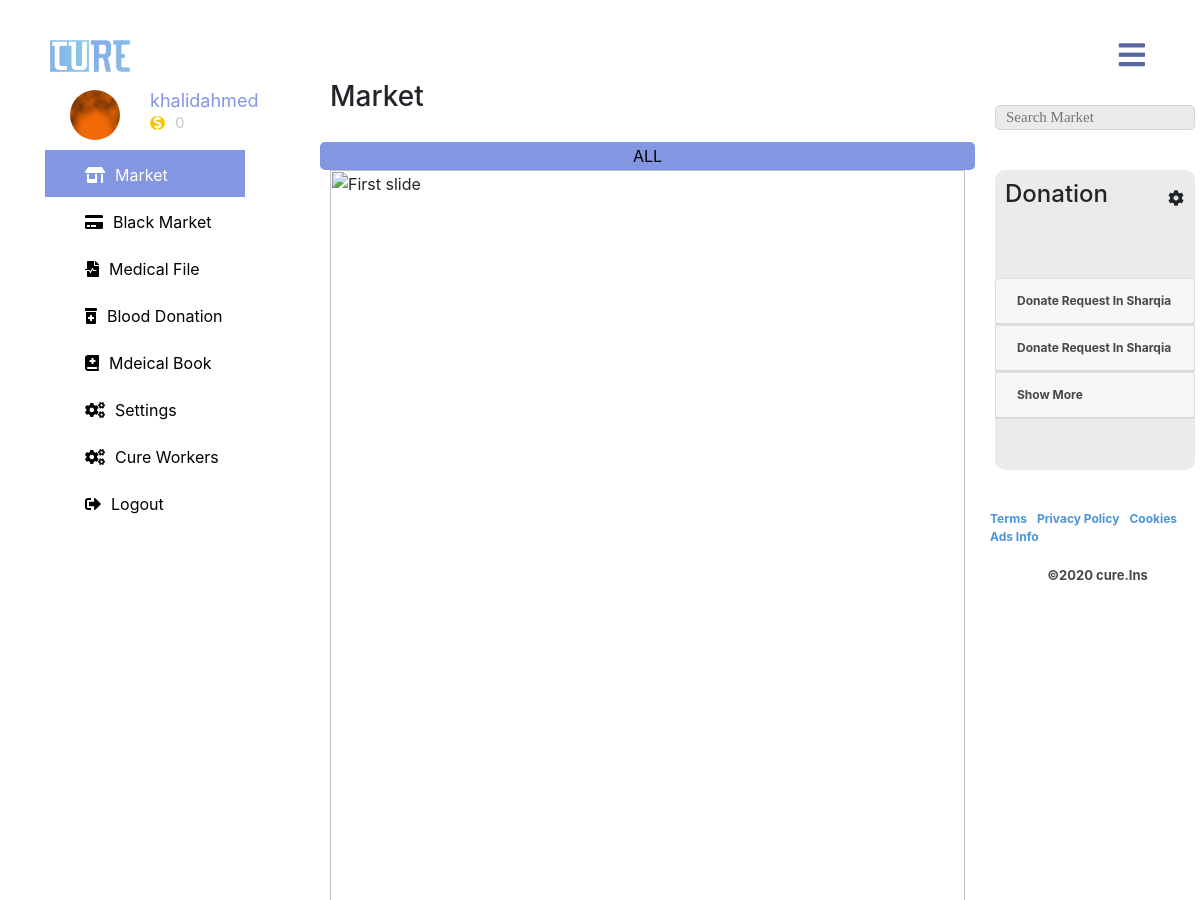
The app's page /cure-app/index.php (signed in, upper part), older data.
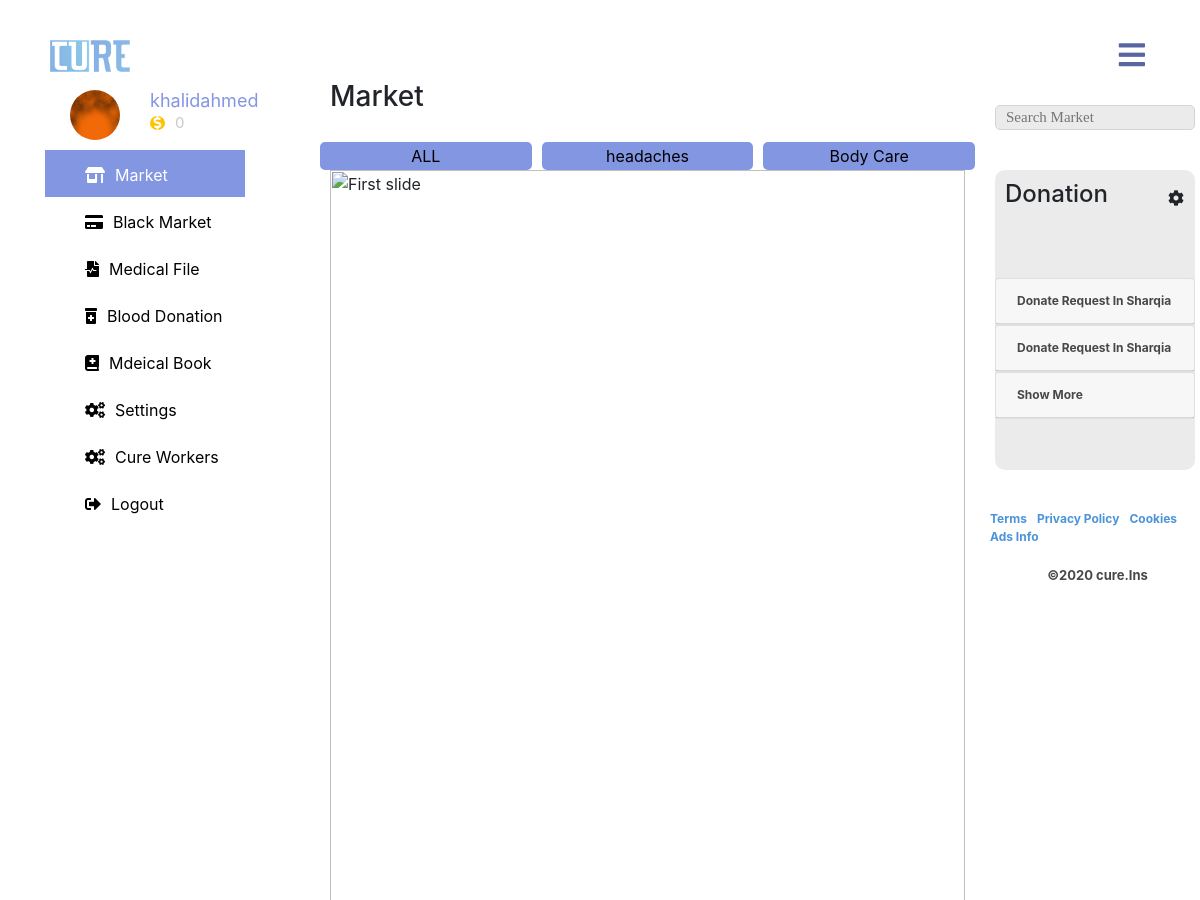
The same page, newer data.
### tables this page shows
CREATE TABLE `cure_users` (
  `patient_id` int(11) NOT NULL,
  `patient_username` varchar(255) NOT NULL,
  `patient_email` varchar(255) NOT NULL,
  `patient_password` varchar(60) NOT NULL,
  `patient_salt` varchar(255) NOT NULL,
  `patient_hashedpassword` varchar(255) NOT NULL,
  `patient_phone` varchar(16) NOT NULL,
  `patient_gender` tinyint(4) NOT NULL DEFAULT '0',
  `patient_birthdate` varchar(60) NOT NULL,
  `patient_nationality` varchar(60) NOT NULL,
  `patient_address` varchar(255) NOT NULL,
  `patient_e_coins` int(11) NOT NULL DEFAULT '0',
  `patient_donation_status` tinyint(4) NOT NULL DEFAULT '0',
  `patient_account_status` tinyint(4) NOT NULL DEFAULT '0',
  `patient_registerdate` timestamp NOT NULL DEFAULT CURRENT_TIMESTAMP,
  `patient_image_code` varchar(255) NOT NULL,
  `worker_account_type` tinyint(4) NOT NULL DEFAULT '0',
  `worker_category_id` int(11) DEFAULT NULL
);

CREATE TABLE `products_categories` (
  `category_id` int(11) NOT NULL,
  `category_name` varchar(255) NOT NULL
);

### cure-app/classes/database.php (called while the page is built, shortened)
<?php
class database {
    private static $_instance = null ;
    private $_pdo,
            $_query,
            $_error  = false,
            $_results,
            $_count = 0 ;
    private function __construct (){
        try{
            $this -> _pdo = new PDO('mysql:host='.config::get('mysql/host').';dbname=' . config::get('mysql/db'), config::get('mysql/username') ,config::get('mysql/password'));
        }catch(PDOexception $e){
            die($e->getMessage());
        }
    }
    public static function  getInstance () {
        if ( !isset(self::$_instance) ){
            self::$_instance = new database();
        }
        return self::$_instance;
    }
    public function query( $sql , $params = array() ){
        $this -> _error = false ;
        if ($this->_query  = $this->_pdo->prepare($sql)) {
            $x = 1 ;
            if ( count($params) ){
                foreach($params as $param ){
                    $this -> _query->bindValue($x , $param);
                    $x++;
                }
            }
            if ($this->_query->execute()){
                $this->_results = $this->_query->fetchAll(PDO::FETCH_OBJ);
                $this->_count = $this->_query->rowCount();
            }else{
                $this->_error = true ;
            }
        }
        return $this;
    }
    public function action ($action , $table , $where = array()) {
        if ( count($where) == 3 ){
            $operators = array ("=",">","<","<=",">=");
            $field      = $where[0];
            $operator   = $where[1];
            $value      = $where[2];
            if ( in_array($operator,$operators)){
                $sql = "{$action} FROM {$table} WHERE {$field} {$operator} ? ";
                if ( !$this->query($sql,array($value))->error() ){
                    return $this;
                }
            }
        }
        return false;
    }
    public function get ($table,$where) {
        return $this->action('SELECT *',$table,$where);
    }
    public function results(){
        return $this->_results;
    }
    public function first() {
        return $this->results()[0];
    }
    public function error(){
        return $this->_error;
    }
    public function count(){
        return $this->_count;
    }
}

### cure-app/classes/config.php (called while the page is built)
<?php
class config {
    public static function get($path = null ){
        if ( $path ){
            $config = $GLOBALS['config'];
            $path = explode('/',$path);
            foreach ( $path as $bit ){
                if ( isset($config[$bit])){
                    $config = $config[$bit];
                }
            }
            return $config;
        }
        return false;
    }
}

### cure-app/classes/patient.php (called while the page is built, shortened)
<?php
class patient{
    private $_db,$_data,$_sessionName,$_isLogged,$_cookieName;
    public function __construct($user = null){
        $this->_db = database::getInstance();
        $this->_sessionName = config::get('session/session_name');
        if(!$user){
            if( session::exists($this->_sessionName)){
                $user = session::get($this->_sessionName);
                if($this->find($user)){
                    $this->_isLogged = true ;
                }else{
                }
            }
        }else{
            $this->find($user);
        }
    }
    public function find($user = null){
        if($user){
            $field = (is_numeric($user)) ? 'patient_id' :'patient_username';
            $data = $this->_db->get('cure_users',array($field,'=',$user));
            if($data->count()){
                $this->_data = $data->first();
                return true;
            }
        }
        return false;
    }
    public function data(){
        return $this->_data;
    }
    public function isLogged(){
        return $this->_isLogged;
    }
}

### cure-app/classes/session.php (called while the page is built, shortened)
<?php
class session{
    public static function exists($name){
        return (isset($_SESSION[$name])) ? true : false;
    }
    public static function get($name){
        return $_SESSION[$name];
    }
}

### cure-app/classes/treatments.php (called while the page is built, shortened)
<?php
class treatments{
    private $_db,$_data;
    public function __construct(){
        $this->_db = database::getInstance();
    }
    public function listTreatmentsCategories(){
        $data = $this->_db->get("products_categories",array('category_id','>=',"1"));
        if ( $data->count() > 0 ){
            return $data->results();
        }
        return false;
    }
}

### cure-app/index.php (the view, shortened to what this page needs)
<?php
    require 'core/init.php';
    templateController::get('header');
    $treatment = new treatments();
    if ( $patient->isLogged() ) {
?>
    <div class="category-list col-md-7">
        <h3>Market</h3>
        <ul class="list-unstyled row text-center">
        <li class="col-md"><a href="market.php?category=0">ALL</a></li>
        <?php
            foreach ( $treatment->listTreatmentsCategories()  as $cat ){
              ?>
                <li class="col-md"><a href="market.php?category=<?php echo $cat->category_id; ?>"><?php echo $cat->category_name; ?></a></li>
              <?php
            }
        ?>
        </ul>
        <div id="carouselExampleIndicators" class="carousel slide" data-ride="carousel">
          <div class="carousel-inner">
            <div class="carousel-item active">
              <img class="d-block w-100" src="assets/imgs/carousel-1.jpg" alt="First slide">
            </div>
          </div>
        </div>
    </div>
<?php
      }else{
        redirect::to('login.php');
      }
      templateController::get('footer');
?>

### cure-app/classes/templateController.php (shortened to what this page needs)
<?php
class templateController {
    public static function get($name){
        if ( isset($name) ) {
            return require_once('includes/' . $name .'.php');
        }
        return false;
    }
}

### cure-app/includes/header.php (shortened to what this page needs)
<?php
$patient = new patient();
?>
<html >
<head>
   <link rel="stylesheet" href="https://use.fontawesome.com/releases/v5.8.1/css/all.css"
>
   <link rel="stylesheet" href="https://stackpath.bootstrapcdn.com/bootstrap/4.3.1/css/bootstrap.min.css">
  <link rel="stylesheet" href="https://cdnjs.cloudflare.com/ajax/libs/animate.css/3.7.0/animate.min.css">
   <link rel="stylesheet" href="assets/css/profile.css">
   <link rel="stylesheet" href="assets/css/mfile.css">
   <link rel="stylesheet" href="assets/css/blood.css">
   <link rel="stylesheet" href="assets/css/cart.css">
   <link rel="stylesheet" href="assets/css/style.css">
</head>
<body>
    <div class="nave">
      <div class="container">
        <div class="row">
          <div class="nav-bar">
            <label for="check" class="checkbtn">
               <i class="fas fa-bars"></i>
            </label>
            <label>
               <img class="cure-logo" src="assets/imgs/logo.png.png"/>
            </label>
         </div>
        </div>
      </div>
    </div>
  <section class="categorey">
  <div class="cure-category">
    <div class="container">
       <div class="row">
          <div class="col-md-3">
            <div class="sidebar">
            <div class="acc-image row">
            <?php
              if ( $patient->data()->patient_image_code == null ) {
                echo '<img src="assets/imgs/tn.png"/>';
              }else{
                echo '<img src="../storage/'. $patient->data()->patient_image_code  .'"/>';
              }
            ?>
              <div class="acc-write">
                <h4><?php echo $patient->data()->patient_username; ?></h4>
                <span class="text-center"><i class="fas fa-dollar-sign"></i><?php echo $patient->data()->patient_e_coins; ?></span>
              </div>
            </div>
             <ul class="list-unstyled">
               <li style="display:block;height:47px;"><a class="active" href="index.html"><i class="fas fa-store-alt"></i>Market</a></li>
               <li style="display:block;height:47px;"><a href="#"><i class="fas fa-credit-card"></i>Black Market</a></li>
               <li style="display:block;height:47px;"><a href="#"><i class="fas fa-file-medical-alt"></i>Medical File</a></li>
               <li style="display:block;height:47px;"><a href="#"><i class="fas fa-prescription-bottle-alt"></i>Blood Donation</a></li>
               <li style="display:block;height:47px;"><a href="#"><i class="fas fa-book-medical"></i>Mdeical Book</a></li>
               <li style="display:block;height:47px;"><a href="#"><i class="fas fa-cogs"></i>Settings</a></li>
               <li style="display:block;height:47px;" ><a href="#"><i class="fas fa-cogs"></i>Cure Workers</a></li>
               <li style="display:block;height:47px;"><a href="logout.php"><i class="fas fa-sign-out-alt"></i>Logout</a></li>
             </ul>
            </div>
          </div>

### cure-app/includes/footer.php (shortened to what this page needs)
        <div class="donation col-md-2">
          <div class="donation-fixed">
           <input class="search-market" type="text" placeholder="Search Market"/>
           <div class="row setting-donation">
              <h4 class="col-md">Donation</h4>
              <i class="col-md fas fa-cog"></i>
              <div id="accordion">
                <div class="card">
                  <div class="card-header" id="headingOne">
                    <h5 class="mb-0">
                      <button class="btn btn-link" data-toggle="collapse" data-target="#collapseOne" aria-expanded="true" aria-controls="collapseOne">
                        Donate Request In Sharqia
                      </button>
                    </h5>
                  </div>
                </div>
                <div class="card">
                  <div class="card-header" id="headingOne">
                    <h5 class="mb-0">
                      <button class="btn btn-link" data-toggle="collapse" data-target="#collapseOne" aria-expanded="true" aria-controls="collapseOne">
                        Donate Request In Sharqia
                      </button>
                    </h5>
                  </div>
                </div>
                <div class="card">
                  <div class="card-header" id="headingThree">
                    <h5 class="mb-0">
                      <button class="btn btn-link collapsed" data-toggle="collapse" data-target="#collapseThree" aria-expanded="false" aria-controls="collapseThree">
                         Show More
                      </button>
                    </h5>
                  </div>
                </div>
              </div>
           </div>
           <div class="row cure-inc">
            <a href="#">Terms</a>
            <a href="#">Privacy Policy</a>
            <a href="#">Cookies</a>
            <a href="#">Ads Info</a>
          </div>
          <p class="inc-2020 text-center"> &copy;2020 cure.Ins</p>
        </div>
            </div>
       </div>
    </div>
  </div>
  </section>
</body>
</html>

### cure-app/assets/css/profile.css (style rules this page uses)
* { padding:0px; margin:0px; }
ul { list-style:none; margin:0; padding:0; }
a { color:black }
.nav-bar { width:100%; height:80px; }
.nav-bar img.cure-logo { width:80px; padding:40px 0px; margin-left:20px; }
.nav-bar .checkbtn { color:white; font-size:30px; line-height:80px; float:right; margin-right:40px; cursor:pointer; display:none; }
@media (max-width:1200px) { .nav-bar .checkbtn { display:block; color:#5766a1; margin-top:25px; } }
section.categorey { height:calc(100vh - 80px); }
.cure-category .category-list h3 { padding-bottom:20px; }
.cure-category .sidebar { position:fixed; width:260px; height:100%; margin-top:10px; }
.cure-category .sidebar .acc-image { margin-bottom:10px; padding-left:40px; }
.cure-category .sidebar .acc-image img , .cure-category .sidebar .location-image img { border-radius: 50%; width: 50px; height:50px; margin-right:30px; }
.cure-category .sidebar .acc-write h4 { color:#8396e2; font-weight:normal; margin-bottom:0; }
.cure-category .sidebar .acc-write span { font-size:15px; color:#bebebed4 }
.cure-category .sidebar .acc-write span i { width:15px; font-size:15px; background:#FFc201; border-radius:50%; color:white; margin-right:10px; }
.cure-category .sidebar ul a { display:block; color:black; width:100%; height:100%; line-height:50px; font-size:20px; padding-left:40px; transition:all .4s ease-in-out; }
.cure-category .sidebar ul li a.active { background:#8396e2; color:white; }
.cure-category .sidebar ul a i { margin-right:25px; }
.cure-category .donation .donation-fixed { position:fixed; }
.cure-category .donation .search-market { width:200px; height:25px; border-radius:5px; border:1px solid #d4d4d4; background:#ebebeb; font-size:15px; padding:10px; font-family:none; margin-top:25px; margin-bottom:40px; }
.cure-category .donation .setting-donation { background:#ebebeb; width:200px; height:300px; border-radius:10px; margin:0; overflow:hidden; }
.cure-category .donation .setting-donation h4 { padding:10px; }
.cure-category .donation .setting-donation i { position:relative; top: 10px; padding:10px 10px 0px 0px; margin-left: 50px; text-decoration:none; }
.cure-category .donation #accordion .card { width:200px; }
.cure-category .donation button { color: #484848; font-size: 12px; font-weight: bold; padding: 0; }
.cure-category .cure-inc { font-size:12px; font-weight:bold; margin-top:40px; }
.cure-category .cure-inc a { margin-left:10px; color:#4b94d9; }
.cure-category .inc-2020 { font-size:13px; font-weight:bold; color:#484848; margin-top:20px; }
@media (max-width:1200px) { .cure-category .sidebar { width:200px; } }
@media (max-width:1200px) { .cure-category .sidebar .acc-write h4 { font-size:18px; } }
@media (max-width:1200px) { .cure-category .sidebar .acc-write span i { font-size:14px; } }
@media (max-width:1200px) { .cure-category .sidebar ul a { font-size:16px; } }
@media (max-width:1200px) { .cure-category .sidebar ul a i { margin-right:10px; } }

Row changes from the older to the newer data that the page shows:
added products_categories: category_name "headaches"
added products_categories: category_name "Body Care"
